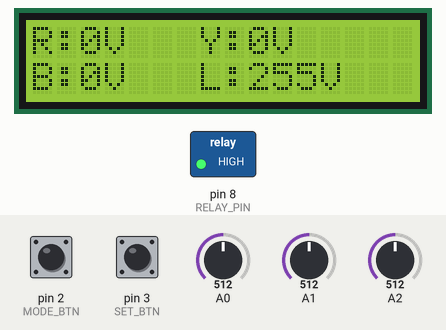
Recording of a sketch running on a simulated Arduino Uno, built with avr-gcc and run on an emulated ATmega328P. Parts: 16×2 character LCD, switched loads named in the sketch (green lamp = pin HIGH). The inputs (shaded band) are chosen by the test bench; at power-on: pin 2 (MODE_BTN) HIGH, pin 3 (SET_BTN) HIGH, A0 = 512, A1 = 512, A2 = 512. EEPROM starts erased.

Above: at 5.2 s.
5.3 s: pin 2 (MODE_BTN) pulled LOW for 0.15 s
At 6.2 s:
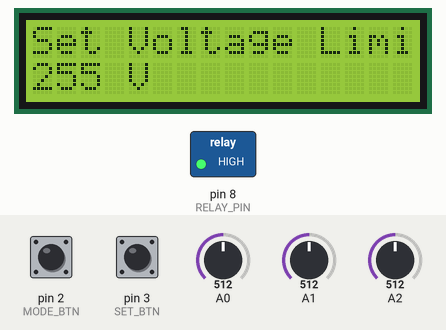
6.9 s: pin 3 (SET_BTN) pulled LOW for 0.15 s
At 7.8 s:
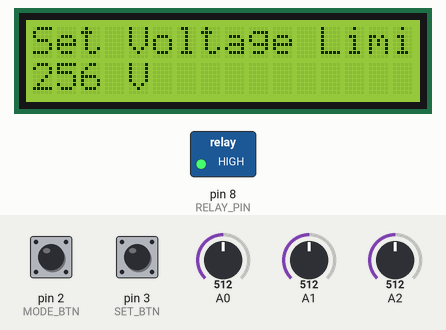
8.9 s: pin 2 (MODE_BTN) pulled LOW for 1 s
At 10.6 s:
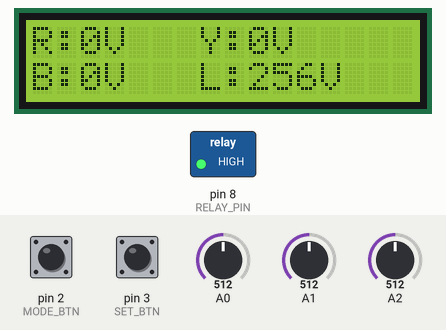
11.4 s: A0 set to 590
At 13.1 s:
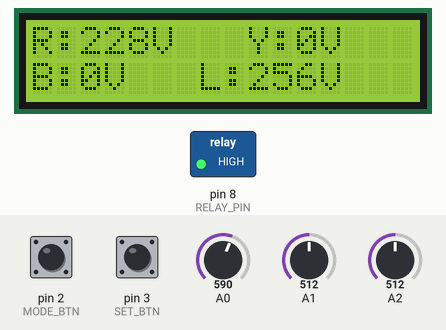
13.9 s: A0 set to 607
At 15.6 s:
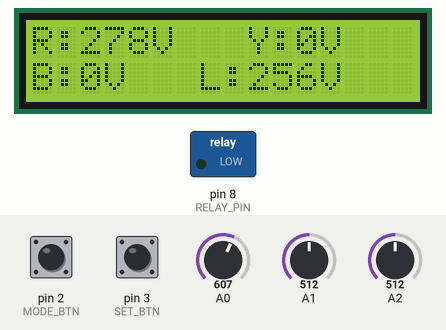
15.9 s: A1 set to 716
At 17.6 s:
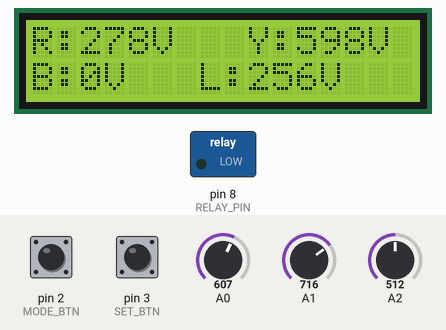
Timing chart, 0 to 18.9 s (numbered marks = the images above; inputs shaded):
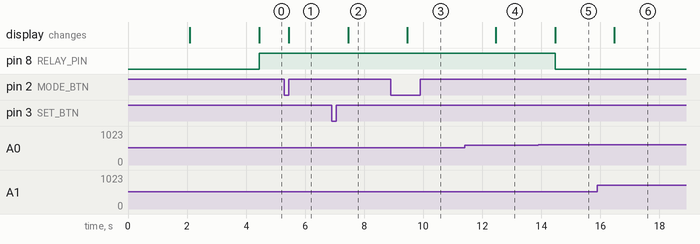

The sketch:

3PHASEvoltsgerelay.ino
```cpp
#include <Wire.h>
#include <LiquidCrystal_I2C.h>
#include <EEPROM.h>

LiquidCrystal_I2C lcd(0x27, 16, 2);

// Analog inputs for ZMPT101B sensors
#define PHASE1 A0
#define PHASE2 A1
#define PHASE3 A2

// Relay and button pins
#define RELAY_PIN 8
#define MODE_BTN 2  // INT0
#define SET_BTN 3   // INT1

// Calibration and config
const float calibrationFactor = 600.0;
const int SAMPLES = 1000;
const int EEPROM_ADDR = 0;

int voltageLimit = 250;
const int limitMin = 200;
const int limitMax = 300;

// State variables
volatile bool mode = false;  // false = monitor, true = setting
volatile bool setPressed = false;
volatile unsigned long setPressTime = 0;
volatile unsigned long lastModeInterrupt = 0;

void setup() {
  Serial.begin(9600);
  lcd.init();
  lcd.backlight();

  pinMode(RELAY_PIN, OUTPUT);
  pinMode(MODE_BTN, INPUT);
  digitalWrite(MODE_BTN, HIGH); // Enable pull-up manually
  pinMode(SET_BTN, INPUT_PULLUP);

  // Read limit from EEPROM
  voltageLimit = EEPROM.read(EEPROM_ADDR);
  if (voltageLimit < limitMin || voltageLimit > limitMax) voltageLimit = 250;

  // Force monitoring mode
  mode = false;

  // Show splash
  lcd.setCursor(0, 0);
  lcd.print("3-Phase Monitor");
  lcd.setCursor(0, 1);
  lcd.print("Initializing...");
  delay(2000);
  lcd.clear();

  // Wait before enabling interrupts (avoid false trigger)
  delay(2000);

  // Now attach interrupts
  attachInterrupt(digitalPinToInterrupt(MODE_BTN), toggleMode, FALLING);
  attachInterrupt(digitalPinToInterrupt(SET_BTN), handleSetInterrupt, CHANGE);
}

void loop() {
  static unsigned long lastUpdate = 0;
  if (millis() - lastUpdate > 1000) {
    lastUpdate = millis();

    float V1 = readVoltage(PHASE1);
    float V2 = readVoltage(PHASE2);
    float V3 = readVoltage(PHASE3);

    if (!mode) {
      // --- Monitoring mode ---
      lcd.clear();
      lcd.setCursor(0, 0);
      lcd.print("R:"); lcd.print((int)V1); lcd.print("V");
      lcd.print("   Y:"); lcd.print((int)V2);lcd.print("V");
      lcd.setCursor(0, 1);
      lcd.print("B:"); lcd.print((int)V3);lcd.print("V");
      lcd.print("   L:"); lcd.print(voltageLimit);lcd.print("V");

      if (V1 > voltageLimit || V2 > voltageLimit || V3 > voltageLimit) {
        digitalWrite(RELAY_PIN, LOW); // Trip
      } else {
        digitalWrite(RELAY_PIN, HIGH); // Normal
      }

    } else {
      // --- Setting mode ---
      lcd.clear();
      lcd.setCursor(0, 0);
      lcd.print("Set Voltage Limit:");
      lcd.setCursor(0, 1);
      lcd.print(voltageLimit); lcd.print(" V");
    }
  }
}

float readVoltage(int pin) {
  unsigned long sum = 0;
  for (int i = 0; i < SAMPLES; i++) {
    int val = analogRead(pin) - 512;
    sum += (long)val * val;
  }
  float rms = sqrt(sum / (float)SAMPLES);
  float voltage = (rms * 5.0 / 1023.0) * calibrationFactor;
  return voltage;
}

// Toggle monitor/setting mode (with debounce)
void toggleMode() {
  unsigned long now = millis();
  if (now - lastModeInterrupt > 300) {
    if (digitalRead(MODE_BTN) == LOW) {
      mode = !mode;
      lastModeInterrupt = now;
    }
  }
}

// Handle setting voltage limit
void handleSetInterrupt() {
  if (digitalRead(SET_BTN) == LOW) {
    setPressTime = millis();
    setPressed = true;
  } else {
    if (setPressed && mode) {
      unsigned long pressDuration = millis() - setPressTime;
      if (pressDuration < 1000) {
        // Short press: increase limit
        voltageLimit++;
        if (voltageLimit > limitMax) voltageLimit = limitMax;
      } else {
        // Long press: decrease limit
        voltageLimit--;
        if (voltageLimit < limitMin) voltageLimit = limitMin;
      }
      EEPROM.write(EEPROM_ADDR, voltageLimit);
    }
    setPressed = false;
  }
}
```

Measured:
- the behaviour switches between 599 and 600 on A0 (found by bisection; images 4 and 5)
- after the input at 5.3 s, the display: changes after 0.15 s (image 1)
- after the input at 6.9 s, the display: changes after 0.55 s (image 2)
- after the input at 8.9 s, the display: changes after 0.56 s (image 3)
- after the input at 11.4 s, the display: changes after 1.1 s (image 4)
- after the input at 13.9 s, pin 8 (RELAY_PIN): HIGH → LOW after 0.56 s; the display: changes after 0.56 s (image 5)
- after the input at 15.9 s, the display: changes after 0.57 s (image 6)
